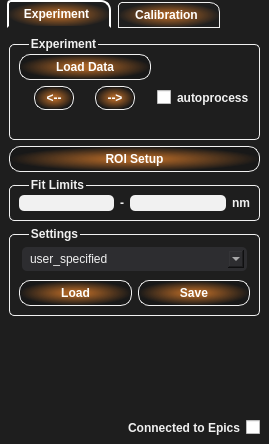
<?xml version="1.0" encoding="UTF-8"?>
<ui version="4.0">
 <class>temperature_control_widget</class>
 <widget class="QWidget" name="temperature_control_widget">
  <property name="geometry">
   <rect>
    <x>0</x>
    <y>0</y>
    <width>269</width>
    <height>444</height>
   </rect>
  </property>
  <property name="maximumSize">
   <size>
    <width>269</width>
    <height>16777215</height>
   </size>
  </property>
  <property name="windowTitle">
   <string>Form</string>
  </property>
  <property name="styleSheet">
   <string notr="true"> #ruby_control_widget, #temperature_control_widget, #diamond_control_widget, QTabWidget::pane, QTabWidget::tab-bar,  
 #experiment_tab, #calibration_tab{  
     background: #1E1E1E;      
 }  
   
 #temperature_control_widget {  
     padding-left: 5px;  
 }  
   
 QLabel , QCheckBox, QGroupBox, QRadioButton, QComboBox  {  
     color: #F1F1F1;  
     font-weight: bold;  
 }  
 QCheckBox{  
     border-radius: 5px;  
 }  
 QRadioButton {  
     font-weight: normal;  
 }  
   
 QLineEdit{  
     border-radius: 5px;  
     background: #F1F1F1;  
     color: black;  
 }  


QComboBox {
	background: #2D2D30;
	border-radius:5px;
	font-weight: normal;
	padding: 4px;
	padding-left: 8px;
	text-align: right;
	margin:3px;
}
QComboBox QAbstractItemView{
	background: #2D2D30;
	margin-left: 10px;
	color: #F1F1F1;
	selection-background-color: rgba(221, 124, 40, 120);
	border-radius: 5px;

}
   
 QPushButton{  
     color:white;  
     border-color: black;  
     border: 1px solid rgba(241,241,241,255); 
     border-radius: 11px;  
     font-weight: bold;  
     padding: 5px;  
 }  
 #temperature_control_widget QPushButton {  
     background: qradialgradient(spread:pad, cx:0.5, cy:0.5, radius:0.5, fx:0.5, fy:0.5, stop:0.20398 rgba(221, 124, 40, 180), stop:1 rgba(0, 0, 0, 50))
 }  
   
 #ruby_control_widget QPushButton {  
     background: qradialgradient(spread:pad, cx:0.5, cy:0.5, radius:0.5, fx:0.5, fy:0.5, stop:0.20398 rgba(197, 0, 3, 255), stop:1 rgba(0, 0, 0, 50))  
 }  
   
 #diamond_control_widget QPushButton{  
     background: qradialgradient(spread:pad, cx:0.5, cy:0.5, radius:0.5, fx:0.5, fy:0.5, stop:0.20398 rgba(27, 0, 134, 255), stop:1 rgba(0, 0, 0, 50))  
 }  
   
 QPushButton::hover{  
     border:1px solid #fff;  
     padding: 5px;  
 }  
   
 QPushPutton::pressed{  
    border:2px solid #fff;  
    padding: 5px;  
    margin: 5px;  
 }  
   
 QGroupBox {  
     border: 1px solid #F1F1F1;  
     border-radius: 5px;  
     margin-top: 7px;  
     padding: 0px  
 }  
 QGroupBox::title {  
      subcontrol-origin: margin;  
      left: 20px  
  }  
    
 QTabBar::tab {  
     background: qradialgradient(spread:pad, cx:0.5, cy:0.5, radius:0.5, fx:0.5, fy:0.5, stop:0.20398 rgba(221, 124, 40, 180), stop:1 #1E1E1E);  
     border: 1px solid  #F1F1F1;  
     border-top-left-radius: 4px;  
     border-top-right-radius: 10px;  
     padding: 5px;  
     padding-right: 10px;  
     color: #FFF;  
     font-weight: bold;  
     width:85px;  
     margin-left: 7px  
 }  
   
 QTabBar::tab:hover {  
     border-color: #fff;  
 }  
   
 QTabBar::tab:selected {  
     border:2px solid  #FFF;  
     border-bottom-color: #1E1E1E;  
 }     
 QTabBar::tab:!selected {  
     margin-top: 2px;  
 }  
   
 #downstream_calib_box{  
     color:  rgba(255,255,0,255);  
     border: 1px solid rgba(255,255,0,255);  
 }  
 #upstream_calib_box {  
     color: rgba(255,140,0,255);  
     border: 1px solid rgba(255,140,0,255);  
 }  
   
 #upstream_calib_box QPushButton, #downstream_calib_box QPushButton {  
     background:qconicalgradient(cx:0.5, cy:0.5, angle:0, stop:0 rgba(30, 30, 30, 255), stop:1 rgba(60, 60, 64, 255))  
 }  </string>
  </property>
  <layout class="QVBoxLayout" name="verticalLayout_4">
   <property name="spacing">
    <number>0</number>
   </property>
   <property name="margin">
    <number>0</number>
   </property>
   <item>
    <widget class="QTabWidget" name="tab_control">
     <property name="currentIndex">
      <number>0</number>
     </property>
     <widget class="QWidget" name="experiment_tab">
      <attribute name="title">
       <string>Experiment</string>
      </attribute>
      <layout class="QVBoxLayout" name="verticalLayout_2">
       <item>
        <widget class="QGroupBox" name="groupBox">
         <property name="title">
          <string>Experiment</string>
         </property>
         <layout class="QHBoxLayout" name="horizontalLayout_2">
          <item>
           <layout class="QGridLayout" name="gridLayout">
            <item row="0" column="0">
             <widget class="QPushButton" name="load_exp_data_btn">
              <property name="sizePolicy">
               <sizepolicy hsizetype="Expanding" vsizetype="Fixed">
                <horstretch>0</horstretch>
                <verstretch>0</verstretch>
               </sizepolicy>
              </property>
              <property name="minimumSize">
               <size>
                <width>90</width>
                <height>0</height>
               </size>
              </property>
              <property name="text">
               <string>Load Data</string>
              </property>
             </widget>
            </item>
            <item row="0" column="1">
             <widget class="QLabel" name="exp_filename_lbl">
              <property name="sizePolicy">
               <sizepolicy hsizetype="Fixed" vsizetype="Fixed">
                <horstretch>0</horstretch>
                <verstretch>0</verstretch>
               </sizepolicy>
              </property>
              <property name="text">
               <string/>
              </property>
             </widget>
            </item>
            <item row="1" column="0">
             <layout class="QHBoxLayout" name="horizontalLayout">
              <item>
               <widget class="QPushButton" name="load_previous_exp_data_btn">
                <property name="maximumSize">
                 <size>
                  <width>40</width>
                  <height>24</height>
                 </size>
                </property>
                <property name="text">
                 <string>&lt;--</string>
                </property>
               </widget>
              </item>
              <item>
               <widget class="QPushButton" name="load_next_exp_data_btn">
                <property name="sizePolicy">
                 <sizepolicy hsizetype="Fixed" vsizetype="Fixed">
                  <horstretch>0</horstretch>
                  <verstretch>0</verstretch>
                 </sizepolicy>
                </property>
                <property name="maximumSize">
                 <size>
                  <width>40</width>
                  <height>24</height>
                 </size>
                </property>
                <property name="text">
                 <string>--&gt;</string>
                </property>
               </widget>
              </item>
             </layout>
            </item>
            <item row="1" column="1">
             <widget class="QCheckBox" name="auto_process_cb">
              <property name="text">
               <string>autoprocess</string>
              </property>
             </widget>
            </item>
            <item row="2" column="0" colspan="2">
             <widget class="QLabel" name="exp_folder_name_lbl">
              <property name="text">
               <string/>
              </property>
             </widget>
            </item>
           </layout>
          </item>
         </layout>
        </widget>
       </item>
       <item>
        <widget class="QPushButton" name="roi_setup_btn">
         <property name="text">
          <string>ROI Setup</string>
         </property>
        </widget>
       </item>
       <item>
        <widget class="QGroupBox" name="groupBox_2">
         <property name="title">
          <string>Fit Limits</string>
         </property>
         <layout class="QVBoxLayout" name="verticalLayout">
          <item>
           <layout class="QHBoxLayout" name="horizontalLayout_10">
            <item>
             <layout class="QHBoxLayout" name="horizontalLayout_11">
              <property name="spacing">
               <number>7</number>
              </property>
              <item>
               <widget class="QLineEdit" name="fit_from_txt">
                <property name="maximumSize">
                 <size>
                  <width>800</width>
                  <height>16777215</height>
                 </size>
                </property>
                <property name="alignment">
                 <set>Qt::AlignRight|Qt::AlignTrailing|Qt::AlignVCenter</set>
                </property>
               </widget>
              </item>
             </layout>
            </item>
            <item>
             <widget class="QLabel" name="label_7">
              <property name="sizePolicy">
               <sizepolicy hsizetype="Minimum" vsizetype="Preferred">
                <horstretch>0</horstretch>
                <verstretch>0</verstretch>
               </sizepolicy>
              </property>
              <property name="styleSheet">
               <string notr="true"/>
              </property>
              <property name="text">
               <string>-</string>
              </property>
             </widget>
            </item>
            <item>
             <widget class="QLineEdit" name="fit_to_txt">
              <property name="maximumSize">
               <size>
                <width>800</width>
                <height>16777215</height>
               </size>
              </property>
              <property name="baseSize">
               <size>
                <width>50</width>
                <height>0</height>
               </size>
              </property>
              <property name="alignment">
               <set>Qt::AlignRight|Qt::AlignTrailing|Qt::AlignVCenter</set>
              </property>
             </widget>
            </item>
            <item>
             <widget class="QLabel" name="label_8">
              <property name="text">
               <string>nm</string>
              </property>
             </widget>
            </item>
           </layout>
          </item>
         </layout>
        </widget>
       </item>
       <item>
        <widget class="QGroupBox" name="settings_box">
         <property name="title">
          <string>Settings</string>
         </property>
         <layout class="QVBoxLayout" name="verticalLayout_7">
          <item>
           <widget class="QComboBox" name="settings_cb">
            <item>
             <property name="text">
              <string>user_specified</string>
             </property>
            </item>
           </widget>
          </item>
          <item>
           <layout class="QHBoxLayout" name="horizontalLayout_9">
            <item>
             <widget class="QPushButton" name="load_settings_btn">
              <property name="maximumSize">
               <size>
                <width>16777215</width>
                <height>30</height>
               </size>
              </property>
              <property name="text">
               <string>Load</string>
              </property>
             </widget>
            </item>
            <item>
             <widget class="QPushButton" name="save_settings_btn">
              <property name="maximumSize">
               <size>
                <width>16777215</width>
                <height>30</height>
               </size>
              </property>
              <property name="text">
               <string>Save</string>
              </property>
             </widget>
            </item>
           </layout>
          </item>
         </layout>
        </widget>
       </item>
       <item>
        <spacer name="verticalSpacer">
         <property name="orientation">
          <enum>Qt::Vertical</enum>
         </property>
         <property name="sizeHint" stdset="0">
          <size>
           <width>20</width>
           <height>118</height>
          </size>
         </property>
        </spacer>
       </item>
       <item>
        <widget class="QCheckBox" name="epics_connection_cb">
         <property name="layoutDirection">
          <enum>Qt::RightToLeft</enum>
         </property>
         <property name="text">
          <string>Connected to Epics</string>
         </property>
        </widget>
       </item>
      </layout>
     </widget>
     <widget class="QWidget" name="calibration_tab">
      <attribute name="title">
       <string>Calibration</string>
      </attribute>
      <layout class="QVBoxLayout" name="verticalLayout_6">
       <item>
        <widget class="QGroupBox" name="upstream_calib_box">
         <property name="title">
          <string>Upstream</string>
         </property>
         <layout class="QVBoxLayout" name="verticalLayout_3">
          <item>
           <layout class="QGridLayout" name="gridLayout_3">
            <item row="0" column="1">
             <widget class="QLabel" name="us_calib_filename_lbl">
              <property name="text">
               <string>Select File...</string>
              </property>
             </widget>
            </item>
            <item row="1" column="0" colspan="2">
             <widget class="Line" name="line">
              <property name="orientation">
               <enum>Qt::Horizontal</enum>
              </property>
             </widget>
            </item>
            <item row="0" column="0">
             <widget class="QPushButton" name="load_us_calib_data_btn">
              <property name="text">
               <string>Load Data</string>
              </property>
             </widget>
            </item>
            <item row="2" column="1">
             <widget class="QRadioButton" name="us_temperature_rb">
              <property name="text">
               <string>Temperature</string>
              </property>
             </widget>
            </item>
            <item row="4" column="1">
             <widget class="QLabel" name="us_etalon_lbl">
              <property name="text">
               <string>15A Lamp</string>
              </property>
             </widget>
            </item>
            <item row="3" column="1">
             <widget class="QRadioButton" name="us_etalon_rb">
              <property name="text">
               <string>Etalon Spectrum</string>
              </property>
             </widget>
            </item>
            <item row="2" column="0">
             <layout class="QHBoxLayout" name="horizontalLayout_5">
              <item>
               <widget class="QLineEdit" name="us_temperature_txt">
                <property name="text">
                 <string>2000</string>
                </property>
                <property name="alignment">
                 <set>Qt::AlignRight|Qt::AlignTrailing|Qt::AlignVCenter</set>
                </property>
               </widget>
              </item>
              <item>
               <widget class="QLabel" name="label_9">
                <property name="text">
                 <string>K</string>
                </property>
               </widget>
              </item>
             </layout>
            </item>
            <item row="3" column="0">
             <layout class="QHBoxLayout" name="horizontalLayout_6">
              <item>
               <spacer name="horizontalSpacer">
                <property name="orientation">
                 <enum>Qt::Horizontal</enum>
                </property>
                <property name="sizeHint" stdset="0">
                 <size>
                  <width>40</width>
                  <height>20</height>
                 </size>
                </property>
               </spacer>
              </item>
              <item>
               <widget class="QPushButton" name="us_etalon_btn">
                <property name="maximumSize">
                 <size>
                  <width>50</width>
                  <height>16777215</height>
                 </size>
                </property>
                <property name="text">
                 <string>...</string>
                </property>
               </widget>
              </item>
             </layout>
            </item>
           </layout>
          </item>
         </layout>
        </widget>
       </item>
       <item>
        <widget class="QGroupBox" name="downstream_calib_box">
         <property name="title">
          <string>Downstream</string>
         </property>
         <layout class="QVBoxLayout" name="verticalLayout_5">
          <item>
           <layout class="QGridLayout" name="gridLayout_4">
            <item row="0" column="1">
             <widget class="QLabel" name="ds_calib_filename_lbl">
              <property name="text">
               <string>Select File...</string>
              </property>
             </widget>
            </item>
            <item row="1" column="0" colspan="2">
             <widget class="Line" name="line_2">
              <property name="orientation">
               <enum>Qt::Horizontal</enum>
              </property>
             </widget>
            </item>
            <item row="0" column="0">
             <widget class="QPushButton" name="load_ds_calib_data_btn">
              <property name="text">
               <string>Load Data</string>
              </property>
             </widget>
            </item>
            <item row="2" column="1">
             <widget class="QRadioButton" name="ds_temperature_rb">
              <property name="text">
               <string>Temperature</string>
              </property>
             </widget>
            </item>
            <item row="4" column="1">
             <widget class="QLabel" name="ds_etalon_lbl">
              <property name="text">
               <string>15A Lamp</string>
              </property>
             </widget>
            </item>
            <item row="3" column="1">
             <widget class="QRadioButton" name="ds_etalon_rb">
              <property name="text">
               <string>Etalon Spectrum</string>
              </property>
             </widget>
            </item>
            <item row="2" column="0">
             <layout class="QHBoxLayout" name="horizontalLayout_7">
              <item>
               <widget class="QLineEdit" name="ds_temperature_txt">
                <property name="text">
                 <string>2000</string>
                </property>
                <property name="alignment">
                 <set>Qt::AlignRight|Qt::AlignTrailing|Qt::AlignVCenter</set>
                </property>
               </widget>
              </item>
              <item>
               <widget class="QLabel" name="label_11">
                <property name="text">
                 <string>K</string>
                </property>
               </widget>
              </item>
             </layout>
            </item>
            <item row="3" column="0">
             <layout class="QHBoxLayout" name="horizontalLayout_8">
              <item>
               <spacer name="horizontalSpacer_2">
                <property name="orientation">
                 <enum>Qt::Horizontal</enum>
                </property>
                <property name="sizeHint" stdset="0">
                 <size>
                  <width>40</width>
                  <height>20</height>
                 </size>
                </property>
               </spacer>
              </item>
              <item>
               <widget class="QPushButton" name="ds_etalon_btn">
                <property name="maximumSize">
                 <size>
                  <width>50</width>
                  <height>16777215</height>
                 </size>
                </property>
                <property name="text">
                 <string>...</string>
                </property>
               </widget>
              </item>
             </layout>
            </item>
           </layout>
          </item>
         </layout>
        </widget>
       </item>
       <item>
        <spacer name="verticalSpacer_2">
         <property name="orientation">
          <enum>Qt::Vertical</enum>
         </property>
         <property name="sizeHint" stdset="0">
          <size>
           <width>20</width>
           <height>26</height>
          </size>
         </property>
        </spacer>
       </item>
      </layout>
     </widget>
    </widget>
   </item>
  </layout>
 </widget>
 <resources/>
 <connections/>
</ui>
